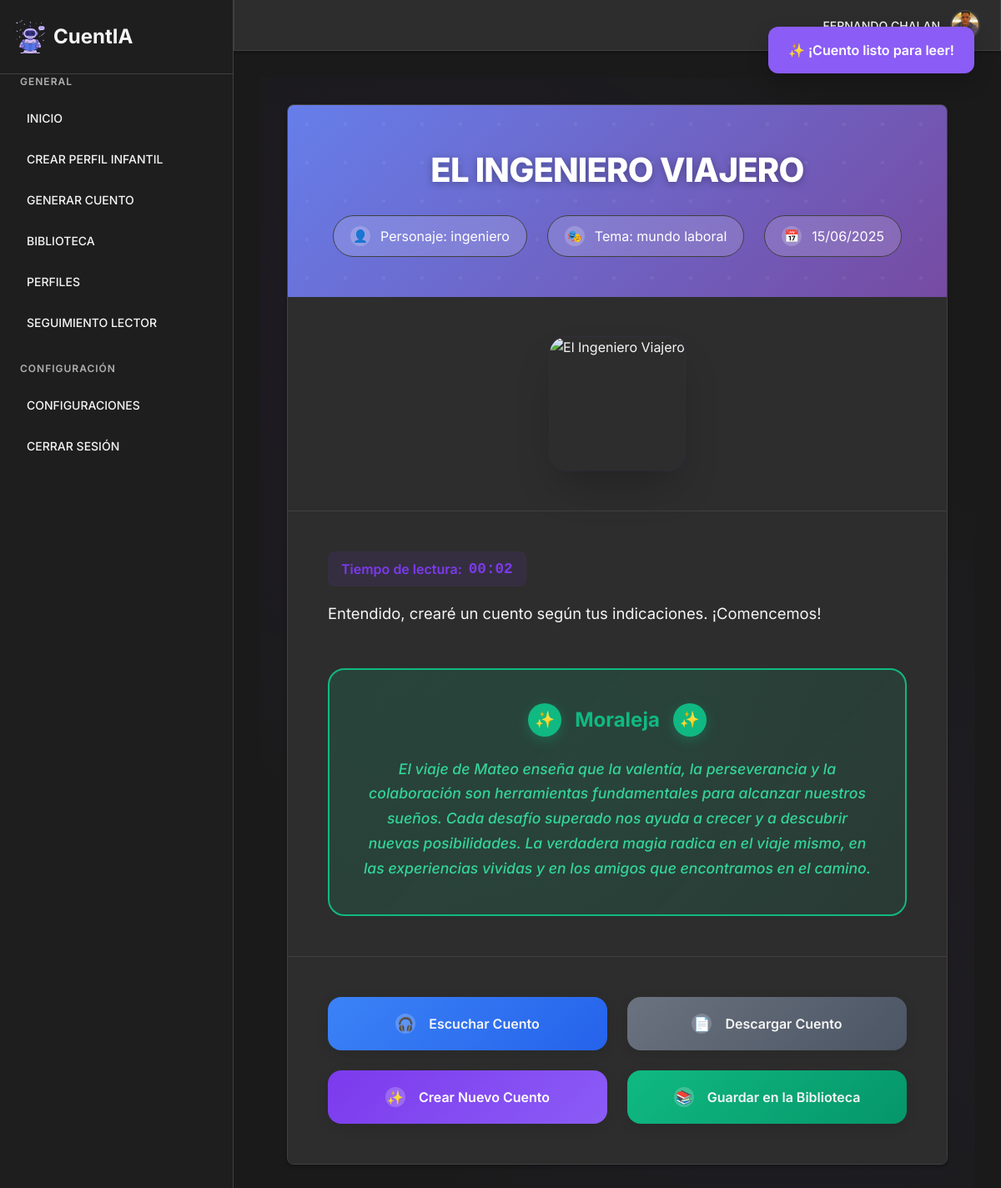
Screenshot of /stories/cuento/36/ (signed in) with the database file from the repository.
### user/models.py (models this page shows, shortened)
class UserSettings(models.Model):
    LANGUAGE_CHOICES = [
        ('es', 'Español'),
        ('en', 'English'),
        ('de', 'Deutsch'),
        ('fr', 'Français'),
    ]
    user = models.OneToOneField(User, on_delete=models.CASCADE, related_name='settings')
    avatar = models.ImageField(upload_to='avatars/', null=True, blank=True)
    email_notifications = models.BooleanField(default=True)
    dark_mode = models.BooleanField(default=False)
    language = models.CharField(max_length=2, choices=LANGUAGE_CHOICES, default='es')
    created_at = models.DateTimeField(auto_now_add=True)
    updated_at = models.DateTimeField(auto_now=True)

### stories/models.py (models this page shows, shortened)
class Cuento(models.Model):
    TEMA_CHOICES = [
        ('aventura', 'Aventura'),
        ('amistad', 'Amistad'),
        ('familia', 'Familia'),
        ('fantasia', 'Fantasía'),
        ('ciencia_ficcion', 'Ciencia Ficción'),
        ('misterio', 'Misterio'),
        ('humor', 'Humor'),
        ('educativo', 'Educativo'),
        ('valores', 'Valores'),
        ('naturaleza', 'Naturaleza'),
    ]
    ESTADO_CHOICES = [
        ('generando', 'Generando'),
        ('completado', 'Completado'),
        ('error', 'Error'),
    ]
    usuario = models.ForeignKey(User, on_delete=models.CASCADE)
    perfil = models.ForeignKey(Perfil, on_delete=models.SET_NULL, null=True, blank=True)
    titulo = models.TextField()
    personaje_principal = models.TextField()
    tema = models.CharField(max_length=50, choices=TEMA_CHOICES)
    edad = models.CharField(max_length=20)
    longitud = models.CharField(max_length=20)
    contenido = models.TextField(blank=True)
    moraleja = models.TextField(blank=True)
    imagen_url = models.TextField(blank=True, null=True)
    imagen_prompt = models.TextField(blank=True)
    estado = models.CharField(max_length=20, choices=ESTADO_CHOICES, default='generando')
    fecha_creacion = models.DateTimeField(auto_now_add=True)
    tiempo_lectura_estimado = models.IntegerField(default=300)  # en segundos
    veces_leido = models.IntegerField(default=0)
    es_favorito = models.BooleanField(default=False)
    en_biblioteca = models.BooleanField(default=False)  # NUEVO CAMPO
    def get_tema_display(self):
        return dict(self.TEMA_CHOICES).get(self.tema, self.tema)
    def marcar_como_leido(self):
        self.veces_leido += 1
        self.save(update_fields=['veces_leido'])
    class Meta:
        ordering = ['-fecha_creacion']

### stories/views.py (the view, shortened to what this page needs)
# urls.py: path('cuento/<int:cuento_id>/', views.generated_story_view, name='generated_story'),
@login_required
def generated_story_view(request, cuento_id):
    try:
        cuento = get_object_or_404(Cuento, id=cuento_id, usuario=request.user)
        logger.info(f"Mostrando cuento {cuento_id} con estado: {cuento.estado}")
        if cuento.estado == 'generando':
            return redirect('stories:generando')
        elif cuento.estado == 'error':
            messages.error(request, 'Hubo un error generando el cuento. Inténtalo de nuevo.')
            return redirect('stories:generar')
        cuento.marcar_como_leido()
        if not cuento.contenido or not cuento.contenido.strip():
            logger.warning(f"Cuento {cuento_id} no tiene contenido para TTS")
        if 'cuento_id' in request.session:
            del request.session['cuento_id']
        if 'datos_generacion' in request.session:
            del request.session['datos_generacion']
        return render(request, 'stories/generated_story.html', {
            'cuento': cuento
        })
    except Exception as e:
        logger.error(f"Error en generated_story_view: {str(e)}")
        messages.error(request, 'Ocurrió un error al cargar el cuento.')
        return redirect('stories:generar')

### stories/templates/stories/generated_story.html (shortened to what this page needs)
{% extends "base.html" %}
{% load static %}
{% block extra_css %}
<link rel="stylesheet" href="{% static 'css/stories/generated_story.css' %}">
{% endblock %}
{% block content %}
<div class="story-container" data-story-id="{{ cuento.id }}" {% if cuento.perfil %}data-profile-id="{{ cuento.perfil.id }}"{% endif %}>
    <div class="story-card">
        <div class="story-header">
            <h1 class="story-title">{{ cuento.titulo|upper }}</h1>
            <div class="story-meta-container">
                <div class="story-meta">
                    <div class="meta-item">
                        <div class="meta-icon">👤</div>
                        <span>Personaje: {{ cuento.personaje_principal }}</span>
                    </div>
                    <div class="meta-item">
                        <div class="meta-icon">🎭</div>
                        <span>Tema: {{ cuento.get_tema_display }}</span>
                    </div>
                    <div class="meta-item">
                        <div class="meta-icon">📅</div>
                        <span>{{ cuento.fecha_creacion|date:"d/m/Y" }}</span>
                    </div>
                </div>
            </div>
        </div>
        <div class="story-image-section">
            {% if cuento.imagen_url %}
                <img src="{{ cuento.imagen_url }}" alt="{{ cuento.titulo }}" class="story-image">
            {% else %}
                <div class="story-image-placeholder">
                    <div class="placeholder-book">📖</div>
                    <div class="placeholder-title">{{ cuento.titulo }}</div>
                    <div class="placeholder-subtitle">Tu cuento personalizado está listo</div>
                </div>
            {% endif %}
        </div>
        <div class="story-content-section">
            <div class="reading-time-display">
                <span class="reading-time-label">Tiempo de lectura: </span>
                <span id="reading-time-display">00:00</span>
            </div>
            <div class="story-text" id="story-content">
                {{ cuento.contenido|linebreaks }}
            </div>
            {% if cuento.moraleja %}
            <div class="story-moraleja">
                <div class="moraleja-header">
                    <div class="moraleja-icon">✨</div>
                    <h3 class="moraleja-title">Moraleja</h3>
                    <div class="moraleja-icon">✨</div>
                </div>
                <div class="moraleja-content" id="moraleja-content">
                    {{ cuento.moraleja }}
                </div>
            </div>
            {% endif %}
        </div>
        <div class="story-actions">
            <div class="actions-grid">
                <button class="action-btn btn-audio" id="audio-btn">
                    <div class="btn-icon">🎧</div>
                    <span>Escuchar Cuento</span>
                </button>
                <button class="action-btn btn-secondary download-btn" id="download-btn" data-cuento-id="{{ cuento.id }}">
                    <div class="btn-icon">📄</div>
                    <span>Descargar Cuento</span>
                </button>
                <a href="{% url 'stories:generar' %}" class="action-btn btn-success">
                    <div class="btn-icon">✨</div>
                    <span>Crear Nuevo Cuento</span>
                </a>
                <button class="action-btn btn-library" id="save-to-library-btn" data-cuento-id="{{ cuento.id }}">
                    <div class="btn-icon">📚</div>
                    <span>{% if cuento.en_biblioteca %}Ya en Biblioteca{% else %}Guardar en la Biblioteca{% endif %}</span>
                </button>
            </div>
        </div>
    </div>
</div>
{% endblock %}

### templates/base.html (shortened to what this page needs)
{% load static %}
<!DOCTYPE html>
<html lang="es" {% if user.settings.dark_mode %}class="dark-mode"{% endif %}>
<head>
    <link rel="stylesheet" href="{% static 'css/user/styles_landing.css' %}">
    <link rel="stylesheet" href="{% static 'css/user/dashboard.css' %}">
    {% block extra_css %}{% endblock %}
</head>
<body>
    <div class="dashboard-container {% if request.resolver_match.url_name == 'dashboard' %}with-right-sidebar{% else %}without-right-sidebar{% endif %}">
        <div class="sidebar">
            <div class="logo">
                <img src="{% static 'images/robot4.png' %}" alt="CuentIA Logo">
                <h1>CuentIA</h1>
            </div>
            <div class="menu-section">
                <h2>GENERAL</h2>
                <nav>
                    <a href="{% url 'dashboard' %}" class="{% if request.path == '/dashboard/' %}active{% endif %}">INICIO</a>
                    <a href="{% url 'user:create_perfil' %}" class="{% if request.path == '/user/perfiles/crear/' %}active{% endif %}">CREAR PERFIL INFANTIL</a>
                    <a href="{% url 'stories:generar' %}" class="{% if request.path == '/stories/generar/' %}active{% endif %}">GENERAR CUENTO</a>
                    <a href="{% url 'library:library' %}" class="{% if request.path == '/library/' %}active{% endif %}">BIBLIOTECA</a>
                    <a href="{% url 'user:perfil_list' %}" class="{% if request.path == '/user/perfiles/' %}active{% endif %}">PERFILES</a>
                    <a href="{% url 'library:reading_tracker' %}" class="{% if request.path == '/library/reading-tracker/' %}active{% endif %}">SEGUIMIENTO LECTOR</a>
                </nav>
            </div>
            <div class="menu-section">
                <h2>CONFIGURACIÓN</h2>
                <nav>
                    <a href="{% url 'user:settings' %}" class="{% if request.path == '/user/settings/' %}active{% endif %}">CONFIGURACIONES</a>
                    <a href="{% url 'user:logout' %}">CERRAR SESIÓN</a>
                </nav>
            </div>
        </div>
        <div class="main-content">
            <div class="top-bar">
                <div class="user-profile">
                    <span>{{ request.user.username|upper }}</span>
                    <div class="avatar">
                        {% if user.settings.avatar %}
                            <img src="{{ user.settings.avatar.url }}" alt="Avatar">
                        {% else %}
                            <img src="{% static 'images/robot4.png' %}" alt="Avatar">
                        {% endif %}
                    </div>
                </div>
            </div>
            <div class="dashboard-content">
                {% block content %}{% endblock %}
            </div>
        </div>
    </div>
</body>
</html>

### static/css/user/styles_landing.css (style rules this page uses)
:root { --primary: #7e22ce; --primary-light: #a855f7; --primary-dark: #6b21a8; --secondary: #e9d5ff; --secondary-light: #f3e8ff; --secondary-dark: #d8b4fe; --text-dark: #1e293b; --text-light: #64748b; --white: #ffffff; --background: #f8fafc; --background-light: #f1f5f9; --background-purple: #f5f3ff; --error: #ef4444; --success: #22c55e; }
* { margin: 0; padding: 0; box-sizing: border-box; font-family: 'Inter', sans-serif; }
body { background-color: var(--background); color: var(--text-dark); font-size: 16px; line-height: 1.5; }
a { text-decoration: none; color: inherit; }
button, .button { cursor: pointer; border: none; border-radius: 0.5rem; font-weight: 500; transition: all 0.2s ease; }

### templates/base.html (style rules this page uses)
:root { --bg-primary: #f5f5f5; --bg-secondary: #ffffff; --bg-sidebar: #ffffff; --text-primary: #333333; --text-secondary: #666666; --border-color: #e5e7eb; --card-bg: #ffffff; --input-bg: #ffffff; --hover-bg: #f3f4f6; --highlight-color: #8b5cf6; --shadow: 0 2px 4px rgba(0, 0, 0, 0.1); --settings-content-bg: #ffffff; --settings-header-bg: #8b5cf6; }
html.dark-mode { --bg-primary: #1a1a1a; --bg-secondary: #2d2d2d; --bg-sidebar: #1e1e1e; --text-primary: #f5f5f5; --text-secondary: #b0b0b0; --border-color: #404040; --card-bg: #2d2d2d; --input-bg: #3a3a3a; --hover-bg: #3a3a3a; --highlight-color: #8b5cf6; --shadow: 0 2px 4px rgba(0, 0, 0, 0.3); --settings-content-bg: #2d3748; --settings-header-bg: #8b5cf6; }
body { background-color: var(--bg-primary) !important; color: var(--text-primary) !important; transition: all 0.3s ease; margin: 0; padding: 0; font-family: 'Inter', sans-serif; }
.dashboard-container { background-color: var(--bg-primary) !important; display: flex; min-height: 100vh; width: 100%; }
.main-content { background-color: var(--bg-primary) !important; flex: 1; display: flex; flex-direction: column; transition: all 0.3s ease; }
.dashboard-container.without-right-sidebar .main-content { width: calc(100% - 280px); }
.sidebar { background-color: var(--bg-sidebar) !important; border-right: 1px solid var(--border-color) !important; color: var(--text-primary) !important; width: 280px; flex-shrink: 0; position: sticky; top: 0; height: 100vh; overflow-y: auto; }
.sidebar .logo { color: var(--text-primary) !important; display: flex; align-items: center; padding: 1.5rem 1rem; gap: 0.5rem; }
.sidebar .logo img { width: 40px; height: 40px; }
.sidebar .logo h1 { color: var(--text-primary) !important; margin: 0; font-size: 1.5rem; }
.sidebar .menu-section { padding: 0 1rem; margin-bottom: 1.5rem; }
.sidebar .menu-section h2 { color: var(--text-secondary) !important; font-size: 0.75rem; margin-bottom: 0.75rem; padding-left: 0.5rem; }
.sidebar .menu-section nav { display: flex; flex-direction: column; gap: 0.25rem; }
.sidebar .menu-section nav a { color: var(--text-primary) !important; text-decoration: none; padding: 0.75rem 1rem; border-radius: 0.375rem; font-weight: 500; transition: all 0.3s ease; }
.top-bar { background-color: var(--bg-secondary) !important; border-bottom: 1px solid var(--border-color) !important; box-shadow: var(--shadow); padding: 0.75rem 1.5rem; display: flex; justify-content: space-between; align-items: center; position: sticky; top: 0; z-index: 10; }
.user-profile { display: flex; align-items: center; gap: 0.75rem; }
.user-profile span { color: var(--text-primary) !important; font-weight: 500; font-size: 0.875rem; }
.user-profile .avatar { width: 36px; height: 36px; border-radius: 50%; overflow: hidden; border: 2px solid var(--highlight-color); }
.user-profile .avatar img { width: 100%; height: 100%; object-fit: cover; }
.dashboard-content { background-color: var(--bg-primary) !important; flex: 1; padding: 2rem; overflow-y: auto; }
.story-card { background-color: var(--card-bg) !important; border: 1px solid var(--border-color) !important; box-shadow: var(--shadow); border-radius: 0.5rem; overflow: hidden; transition: transform 0.2s, box-shadow 0.2s; }
.story-card .story-image { height: 160px; position: relative; }
html.dark-mode * { border-color: var(--border-color) !important; }
html.dark-mode button:not(.save-button):not(.avatar-button):not(.save-avatar-button):not(.cancel-avatar-button) { background-color: var(--card-bg) !important; color: var(--text-primary) !important; border-color: var(--border-color) !important; }
* { transition: background-color 0.3s ease, color 0.3s ease, border-color 0.3s ease !important; }

### rows the page displays
Cuento: titulo "EL INGENIERO VIAJERO", personaje_principal "ingeniero", tema "mundo laboral", fecha_creacion "15/06/2025", contenido "Entendido, crearé un cuento según tus indicaciones. ¡Comencemos!", moraleja "El viaje de Mateo enseña que la valentía, la perseverancia y la colaboración son herramientas fundamentales para alcanzar nuestros sueños. Cada desafío superado nos ayuda a crecer y a descubrir nuevas posibilidades. La verdadera magia radica en el viaje mismo, en las experiencias vividas y en los amigos que encontramos en el camino."

### other values shown
{{ request.user.username|upper }} "FERNANDO CHALAN"
